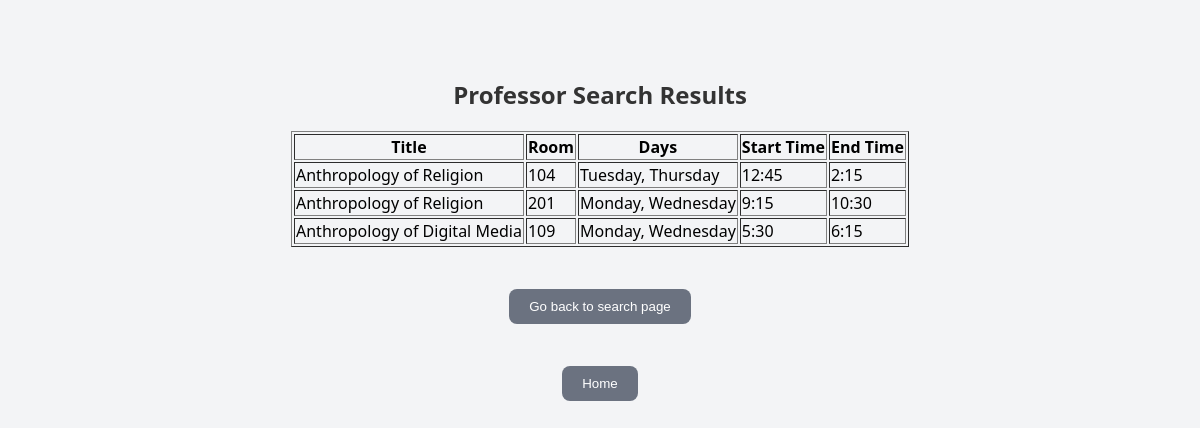
The page /professor_results.php?ssn=741392843.0 on the database its author committed.
### tables this page shows
CREATE TABLE CourseSection (
        Snumber numeric NOT NULL,
        Cnumber numeric,
        PSsn numeric(9),
        Days varchar(20),
        Room integer,
        Starttime char(11),
        Endtime char(11),
        Seats integer,
        PRIMARY KEY (Snumber),
        FOREIGN KEY (Cnumber) REFERENCES Course(Cnumber),
        FOREIGN KEY (PSsn) REFERENCES Professor(Ssn)
);

CREATE TABLE Course (
        Cnumber numeric NOT NULL,
        Dnumber numeric,
        Textbook varchar(50),
        Units integer,
        Title varchar(50),
        Prerequisite varchar(50),
        PRIMARY KEY (Cnumber),
        FOREIGN KEY (Dnumber) REFERENCES Department(Dnumber)
);

### professor_results.php (the view, shortened to what this page needs)
<!DOCTYPE html>
<html>
<head>
    <link rel="stylesheet" href="style.css">
</head>
<body>
<?php
$servername = "mariadb";
$username = "cs332u5";
$password = "5L5TtTHs";
$dbname = "cs332u5";
$conn = new mysqli($servername, $username, $password, $dbname);
$course = $_GET['course'];
$section = $_GET['section'];
$ssn = $_GET['ssn'];
echo "<h2>Professor Search Results</h2>";
if (!empty($ssn)) {
    $sql = "SELECT Course.Title, CourseSection.Room, CourseSection.Days, CourseSection.Starttime, CourseSection.Endtime
            FROM Professor, Department, Course, CourseSection
            WHERE Professor.Ssn = '$ssn'
                AND Professor.Dnumber = Department.Dnumber
                AND Department.Dnumber = Course.Dnumber
                AND Course.Cnumber = CourseSection.Cnumber;";
    $result = $conn->query($sql);
    if ($result->num_rows > 0) {
        echo "<table border='1'><tr><th>Title</th><th>Room</th><th>Days</th><th>Start Time</th><th>End Time</th></tr>";
        while ($row = $result->fetch_assoc()) {
            echo "<tr><td>" . $row["Title"] . "</td><td>" . $row["Room"] . "</td><td>" . $row["Days"] . "</td><td>" . $row["Starttime"] . "</td><td>" . $row["Endtime"] . "</td></tr>";
        }
        echo "</table>";
    } else {
        echo "No results found.";
    }
} else {
    echo "Please provide either a SSN or both Course Number and Section Number.";
}
?>
<br>
<a href="professor.php"><button>Go back to search page</button></a>
<br>
<a href="index.php"><button>Home</button></a>
</body>
</html>

### style.css (style rules this page uses)
body { font-family: 'Segoe UI', sans-serif; background-color: #f3f4f6; display: flex; flex-direction: column; align-items: center; padding-top: 50px; }
h2 { color: #333; }
button { padding: 10px 20px; background-color: #4f46e5; color: white; border: none; border-radius: 8px; cursor: pointer; margin-top: 12px; }
a button { background-color: #6b7280; margin-top: 20px; }

### rows shown on the page
coursesection: course.Title "Anthropology of Religion", Room "104", Days "Tuesday, Thursday", Starttime "12:45", Endtime "2:15"
coursesection: course.Title "Anthropology of Religion", Room "201", Days "Monday, Wednesday", Starttime "9:15", Endtime "10:30"
coursesection: course.Title "Anthropology of Digital Media", Room "109", Days "Monday, Wednesday", Starttime "5:30", Endtime "6:15"
